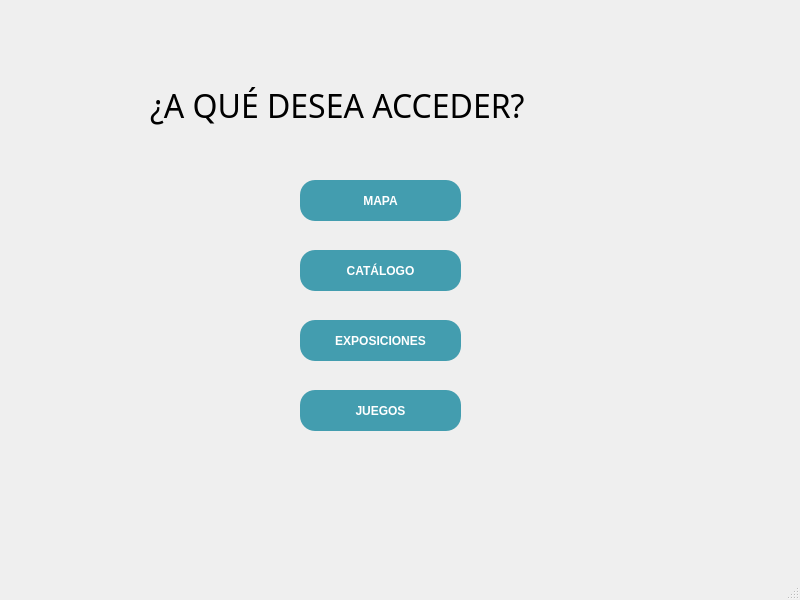
<?xml version="1.0" encoding="UTF-8"?>
<ui version="4.0">
 <class>MainWindow</class>
 <widget class="QMainWindow" name="MainWindow">
  <property name="geometry">
   <rect>
    <x>0</x>
    <y>0</y>
    <width>800</width>
    <height>600</height>
   </rect>
  </property>
  <property name="windowTitle">
   <string>MainWindow</string>
  </property>
  <widget class="QWidget" name="centralwidget">
   <widget class="QPushButton" name="BotonMapa">
    <property name="geometry">
     <rect>
      <x>300</x>
      <y>180</y>
      <width>161</width>
      <height>41</height>
     </rect>
    </property>
    <property name="palette">
     <palette>
      <active>
       <colorrole role="WindowText">
        <brush brushstyle="SolidPattern">
         <color alpha="255">
          <red>255</red>
          <green>255</green>
          <blue>255</blue>
         </color>
        </brush>
       </colorrole>
       <colorrole role="Button">
        <brush brushstyle="SolidPattern">
         <color alpha="255">
          <red>67</red>
          <green>157</green>
          <blue>175</blue>
         </color>
        </brush>
       </colorrole>
       <colorrole role="Text">
        <brush brushstyle="SolidPattern">
         <color alpha="255">
          <red>255</red>
          <green>255</green>
          <blue>255</blue>
         </color>
        </brush>
       </colorrole>
       <colorrole role="ButtonText">
        <brush brushstyle="SolidPattern">
         <color alpha="255">
          <red>255</red>
          <green>255</green>
          <blue>255</blue>
         </color>
        </brush>
       </colorrole>
       <colorrole role="Base">
        <brush brushstyle="SolidPattern">
         <color alpha="255">
          <red>67</red>
          <green>157</green>
          <blue>175</blue>
         </color>
        </brush>
       </colorrole>
       <colorrole role="Window">
        <brush brushstyle="SolidPattern">
         <color alpha="255">
          <red>67</red>
          <green>157</green>
          <blue>175</blue>
         </color>
        </brush>
       </colorrole>
       <colorrole role="PlaceholderText">
        <brush brushstyle="NoBrush">
         <color alpha="128">
          <red>255</red>
          <green>255</green>
          <blue>255</blue>
         </color>
        </brush>
       </colorrole>
      </active>
      <inactive>
       <colorrole role="WindowText">
        <brush brushstyle="SolidPattern">
         <color alpha="255">
          <red>255</red>
          <green>255</green>
          <blue>255</blue>
         </color>
        </brush>
       </colorrole>
       <colorrole role="Button">
        <brush brushstyle="SolidPattern">
         <color alpha="255">
          <red>67</red>
          <green>157</green>
          <blue>175</blue>
         </color>
        </brush>
       </colorrole>
       <colorrole role="Text">
        <brush brushstyle="SolidPattern">
         <color alpha="255">
          <red>255</red>
          <green>255</green>
          <blue>255</blue>
         </color>
        </brush>
       </colorrole>
       <colorrole role="ButtonText">
        <brush brushstyle="SolidPattern">
         <color alpha="255">
          <red>255</red>
          <green>255</green>
          <blue>255</blue>
         </color>
        </brush>
       </colorrole>
       <colorrole role="Base">
        <brush brushstyle="SolidPattern">
         <color alpha="255">
          <red>67</red>
          <green>157</green>
          <blue>175</blue>
         </color>
        </brush>
       </colorrole>
       <colorrole role="Window">
        <brush brushstyle="SolidPattern">
         <color alpha="255">
          <red>67</red>
          <green>157</green>
          <blue>175</blue>
         </color>
        </brush>
       </colorrole>
       <colorrole role="PlaceholderText">
        <brush brushstyle="NoBrush">
         <color alpha="128">
          <red>255</red>
          <green>255</green>
          <blue>255</blue>
         </color>
        </brush>
       </colorrole>
      </inactive>
      <disabled>
       <colorrole role="WindowText">
        <brush brushstyle="SolidPattern">
         <color alpha="255">
          <red>255</red>
          <green>255</green>
          <blue>255</blue>
         </color>
        </brush>
       </colorrole>
       <colorrole role="Button">
        <brush brushstyle="SolidPattern">
         <color alpha="255">
          <red>67</red>
          <green>157</green>
          <blue>175</blue>
         </color>
        </brush>
       </colorrole>
       <colorrole role="Text">
        <brush brushstyle="SolidPattern">
         <color alpha="255">
          <red>255</red>
          <green>255</green>
          <blue>255</blue>
         </color>
        </brush>
       </colorrole>
       <colorrole role="ButtonText">
        <brush brushstyle="SolidPattern">
         <color alpha="255">
          <red>255</red>
          <green>255</green>
          <blue>255</blue>
         </color>
        </brush>
       </colorrole>
       <colorrole role="Base">
        <brush brushstyle="SolidPattern">
         <color alpha="255">
          <red>67</red>
          <green>157</green>
          <blue>175</blue>
         </color>
        </brush>
       </colorrole>
       <colorrole role="Window">
        <brush brushstyle="SolidPattern">
         <color alpha="255">
          <red>67</red>
          <green>157</green>
          <blue>175</blue>
         </color>
        </brush>
       </colorrole>
       <colorrole role="PlaceholderText">
        <brush brushstyle="NoBrush">
         <color alpha="128">
          <red>255</red>
          <green>255</green>
          <blue>255</blue>
         </color>
        </brush>
       </colorrole>
      </disabled>
     </palette>
    </property>
    <property name="cursor">
     <cursorShape>PointingHandCursor</cursorShape>
    </property>
    <property name="styleSheet">
     <string notr="true">background-color: rgb(67, 157, 175);
color: rgb(255, 255, 255);
font-weight: bold;
font-family: 'Verdana';
border-radius: 15px;</string>
    </property>
    <property name="text">
     <string>MAPA</string>
    </property>
   </widget>
   <widget class="QPushButton" name="BotonExposicioes">
    <property name="geometry">
     <rect>
      <x>300</x>
      <y>320</y>
      <width>161</width>
      <height>41</height>
     </rect>
    </property>
    <property name="palette">
     <palette>
      <active>
       <colorrole role="WindowText">
        <brush brushstyle="SolidPattern">
         <color alpha="255">
          <red>255</red>
          <green>255</green>
          <blue>255</blue>
         </color>
        </brush>
       </colorrole>
       <colorrole role="Button">
        <brush brushstyle="SolidPattern">
         <color alpha="255">
          <red>67</red>
          <green>157</green>
          <blue>175</blue>
         </color>
        </brush>
       </colorrole>
       <colorrole role="Text">
        <brush brushstyle="SolidPattern">
         <color alpha="255">
          <red>255</red>
          <green>255</green>
          <blue>255</blue>
         </color>
        </brush>
       </colorrole>
       <colorrole role="ButtonText">
        <brush brushstyle="SolidPattern">
         <color alpha="255">
          <red>255</red>
          <green>255</green>
          <blue>255</blue>
         </color>
        </brush>
       </colorrole>
       <colorrole role="Base">
        <brush brushstyle="SolidPattern">
         <color alpha="255">
          <red>67</red>
          <green>157</green>
          <blue>175</blue>
         </color>
        </brush>
       </colorrole>
       <colorrole role="Window">
        <brush brushstyle="SolidPattern">
         <color alpha="255">
          <red>67</red>
          <green>157</green>
          <blue>175</blue>
         </color>
        </brush>
       </colorrole>
       <colorrole role="PlaceholderText">
        <brush brushstyle="NoBrush">
         <color alpha="128">
          <red>255</red>
          <green>255</green>
          <blue>255</blue>
         </color>
        </brush>
       </colorrole>
      </active>
      <inactive>
       <colorrole role="WindowText">
        <brush brushstyle="SolidPattern">
         <color alpha="255">
          <red>255</red>
          <green>255</green>
          <blue>255</blue>
         </color>
        </brush>
       </colorrole>
       <colorrole role="Button">
        <brush brushstyle="SolidPattern">
         <color alpha="255">
          <red>67</red>
          <green>157</green>
          <blue>175</blue>
         </color>
        </brush>
       </colorrole>
       <colorrole role="Text">
        <brush brushstyle="SolidPattern">
         <color alpha="255">
          <red>255</red>
          <green>255</green>
          <blue>255</blue>
         </color>
        </brush>
       </colorrole>
       <colorrole role="ButtonText">
        <brush brushstyle="SolidPattern">
         <color alpha="255">
          <red>255</red>
          <green>255</green>
          <blue>255</blue>
         </color>
        </brush>
       </colorrole>
       <colorrole role="Base">
        <brush brushstyle="SolidPattern">
         <color alpha="255">
          <red>67</red>
          <green>157</green>
          <blue>175</blue>
         </color>
        </brush>
       </colorrole>
       <colorrole role="Window">
        <brush brushstyle="SolidPattern">
         <color alpha="255">
          <red>67</red>
          <green>157</green>
          <blue>175</blue>
         </color>
        </brush>
       </colorrole>
       <colorrole role="PlaceholderText">
        <brush brushstyle="NoBrush">
         <color alpha="128">
          <red>255</red>
          <green>255</green>
          <blue>255</blue>
         </color>
        </brush>
       </colorrole>
      </inactive>
      <disabled>
       <colorrole role="WindowText">
        <brush brushstyle="SolidPattern">
         <color alpha="255">
          <red>255</red>
          <green>255</green>
          <blue>255</blue>
         </color>
        </brush>
       </colorrole>
       <colorrole role="Button">
        <brush brushstyle="SolidPattern">
         <color alpha="255">
          <red>67</red>
          <green>157</green>
          <blue>175</blue>
         </color>
        </brush>
       </colorrole>
       <colorrole role="Text">
        <brush brushstyle="SolidPattern">
         <color alpha="255">
          <red>255</red>
          <green>255</green>
          <blue>255</blue>
         </color>
        </brush>
       </colorrole>
       <colorrole role="ButtonText">
        <brush brushstyle="SolidPattern">
         <color alpha="255">
          <red>255</red>
          <green>255</green>
          <blue>255</blue>
         </color>
        </brush>
       </colorrole>
       <colorrole role="Base">
        <brush brushstyle="SolidPattern">
         <color alpha="255">
          <red>67</red>
          <green>157</green>
          <blue>175</blue>
         </color>
        </brush>
       </colorrole>
       <colorrole role="Window">
        <brush brushstyle="SolidPattern">
         <color alpha="255">
          <red>67</red>
          <green>157</green>
          <blue>175</blue>
         </color>
        </brush>
       </colorrole>
       <colorrole role="PlaceholderText">
        <brush brushstyle="NoBrush">
         <color alpha="128">
          <red>255</red>
          <green>255</green>
          <blue>255</blue>
         </color>
        </brush>
       </colorrole>
      </disabled>
     </palette>
    </property>
    <property name="cursor">
     <cursorShape>PointingHandCursor</cursorShape>
    </property>
    <property name="styleSheet">
     <string notr="true">background-color: rgb(67, 157, 175);
color: rgb(255, 255, 255);
font-weight: bold;
font-family: 'Verdana';
border-radius: 15px;</string>
    </property>
    <property name="text">
     <string>EXPOSICIONES</string>
    </property>
   </widget>
   <widget class="QLabel" name="Titulo">
    <property name="geometry">
     <rect>
      <x>150</x>
      <y>60</y>
      <width>521</width>
      <height>91</height>
     </rect>
    </property>
    <property name="font">
     <font>
      <family>Bell MT</family>
      <pointsize>24</pointsize>
      <weight>50</weight>
      <bold>false</bold>
     </font>
    </property>
    <property name="text">
     <string>¿A QUÉ DESEA ACCEDER?</string>
    </property>
   </widget>
   <widget class="QPushButton" name="BotonCliP">
    <property name="geometry">
     <rect>
      <x>300</x>
      <y>250</y>
      <width>161</width>
      <height>41</height>
     </rect>
    </property>
    <property name="palette">
     <palette>
      <active>
       <colorrole role="WindowText">
        <brush brushstyle="SolidPattern">
         <color alpha="255">
          <red>255</red>
          <green>255</green>
          <blue>255</blue>
         </color>
        </brush>
       </colorrole>
       <colorrole role="Button">
        <brush brushstyle="SolidPattern">
         <color alpha="255">
          <red>67</red>
          <green>157</green>
          <blue>175</blue>
         </color>
        </brush>
       </colorrole>
       <colorrole role="Text">
        <brush brushstyle="SolidPattern">
         <color alpha="255">
          <red>255</red>
          <green>255</green>
          <blue>255</blue>
         </color>
        </brush>
       </colorrole>
       <colorrole role="ButtonText">
        <brush brushstyle="SolidPattern">
         <color alpha="255">
          <red>255</red>
          <green>255</green>
          <blue>255</blue>
         </color>
        </brush>
       </colorrole>
       <colorrole role="Base">
        <brush brushstyle="SolidPattern">
         <color alpha="255">
          <red>67</red>
          <green>157</green>
          <blue>175</blue>
         </color>
        </brush>
       </colorrole>
       <colorrole role="Window">
        <brush brushstyle="SolidPattern">
         <color alpha="255">
          <red>67</red>
          <green>157</green>
          <blue>175</blue>
         </color>
        </brush>
       </colorrole>
       <colorrole role="PlaceholderText">
        <brush brushstyle="NoBrush">
         <color alpha="128">
          <red>255</red>
          <green>255</green>
          <blue>255</blue>
         </color>
        </brush>
       </colorrole>
      </active>
      <inactive>
       <colorrole role="WindowText">
        <brush brushstyle="SolidPattern">
         <color alpha="255">
          <red>255</red>
          <green>255</green>
          <blue>255</blue>
         </color>
        </brush>
       </colorrole>
       <colorrole role="Button">
        <brush brushstyle="SolidPattern">
         <color alpha="255">
          <red>67</red>
          <green>157</green>
          <blue>175</blue>
         </color>
        </brush>
       </colorrole>
       <colorrole role="Text">
        <brush brushstyle="SolidPattern">
         <color alpha="255">
          <red>255</red>
          <green>255</green>
          <blue>255</blue>
         </color>
        </brush>
       </colorrole>
       <colorrole role="ButtonText">
        <brush brushstyle="SolidPattern">
         <color alpha="255">
          <red>255</red>
          <green>255</green>
          <blue>255</blue>
         </color>
        </brush>
       </colorrole>
       <colorrole role="Base">
        <brush brushstyle="SolidPattern">
         <color alpha="255">
          <red>67</red>
          <green>157</green>
          <blue>175</blue>
         </color>
        </brush>
       </colorrole>
       <colorrole role="Window">
        <brush brushstyle="SolidPattern">
         <color alpha="255">
          <red>67</red>
          <green>157</green>
          <blue>175</blue>
         </color>
        </brush>
       </colorrole>
       <colorrole role="PlaceholderText">
        <brush brushstyle="NoBrush">
         <color alpha="128">
          <red>255</red>
          <green>255</green>
          <blue>255</blue>
         </color>
        </brush>
       </colorrole>
      </inactive>
      <disabled>
       <colorrole role="WindowText">
        <brush brushstyle="SolidPattern">
         <color alpha="255">
          <red>255</red>
          <green>255</green>
          <blue>255</blue>
         </color>
        </brush>
       </colorrole>
       <colorrole role="Button">
        <brush brushstyle="SolidPattern">
         <color alpha="255">
          <red>67</red>
          <green>157</green>
          <blue>175</blue>
         </color>
        </brush>
       </colorrole>
       <colorrole role="Text">
        <brush brushstyle="SolidPattern">
         <color alpha="255">
          <red>255</red>
          <green>255</green>
          <blue>255</blue>
         </color>
        </brush>
       </colorrole>
       <colorrole role="ButtonText">
        <brush brushstyle="SolidPattern">
         <color alpha="255">
          <red>255</red>
          <green>255</green>
          <blue>255</blue>
         </color>
        </brush>
       </colorrole>
       <colorrole role="Base">
        <brush brushstyle="SolidPattern">
         <color alpha="255">
          <red>67</red>
          <green>157</green>
          <blue>175</blue>
         </color>
        </brush>
       </colorrole>
       <colorrole role="Window">
        <brush brushstyle="SolidPattern">
         <color alpha="255">
          <red>67</red>
          <green>157</green>
          <blue>175</blue>
         </color>
        </brush>
       </colorrole>
       <colorrole role="PlaceholderText">
        <brush brushstyle="NoBrush">
         <color alpha="128">
          <red>255</red>
          <green>255</green>
          <blue>255</blue>
         </color>
        </brush>
       </colorrole>
      </disabled>
     </palette>
    </property>
    <property name="cursor">
     <cursorShape>PointingHandCursor</cursorShape>
    </property>
    <property name="styleSheet">
     <string notr="true">background-color: rgb(67, 157, 175);
color: rgb(255, 255, 255);
font-weight: bold;
font-family: 'Verdana';
border-radius: 15px;</string>
    </property>
    <property name="text">
     <string>CATÁLOGO</string>
    </property>
   </widget>
   <widget class="QPushButton" name="BotonJuegos">
    <property name="geometry">
     <rect>
      <x>300</x>
      <y>390</y>
      <width>161</width>
      <height>41</height>
     </rect>
    </property>
    <property name="palette">
     <palette>
      <active>
       <colorrole role="WindowText">
        <brush brushstyle="SolidPattern">
         <color alpha="255">
          <red>255</red>
          <green>255</green>
          <blue>255</blue>
         </color>
        </brush>
       </colorrole>
       <colorrole role="Button">
        <brush brushstyle="SolidPattern">
         <color alpha="255">
          <red>67</red>
          <green>157</green>
          <blue>175</blue>
         </color>
        </brush>
       </colorrole>
       <colorrole role="Text">
        <brush brushstyle="SolidPattern">
         <color alpha="255">
          <red>255</red>
          <green>255</green>
          <blue>255</blue>
         </color>
        </brush>
       </colorrole>
       <colorrole role="ButtonText">
        <brush brushstyle="SolidPattern">
         <color alpha="255">
          <red>255</red>
          <green>255</green>
          <blue>255</blue>
         </color>
        </brush>
       </colorrole>
       <colorrole role="Base">
        <brush brushstyle="SolidPattern">
         <color alpha="255">
          <red>67</red>
          <green>157</green>
          <blue>175</blue>
         </color>
        </brush>
       </colorrole>
       <colorrole role="Window">
        <brush brushstyle="SolidPattern">
         <color alpha="255">
          <red>67</red>
          <green>157</green>
          <blue>175</blue>
         </color>
        </brush>
       </colorrole>
       <colorrole role="PlaceholderText">
        <brush brushstyle="NoBrush">
         <color alpha="128">
          <red>255</red>
          <green>255</green>
          <blue>255</blue>
         </color>
        </brush>
       </colorrole>
      </active>
      <inactive>
       <colorrole role="WindowText">
        <brush brushstyle="SolidPattern">
         <color alpha="255">
          <red>255</red>
          <green>255</green>
          <blue>255</blue>
         </color>
        </brush>
       </colorrole>
       <colorrole role="Button">
        <brush brushstyle="SolidPattern">
         <color alpha="255">
          <red>67</red>
          <green>157</green>
          <blue>175</blue>
         </color>
        </brush>
       </colorrole>
       <colorrole role="Text">
        <brush brushstyle="SolidPattern">
         <color alpha="255">
          <red>255</red>
          <green>255</green>
          <blue>255</blue>
         </color>
        </brush>
       </colorrole>
       <colorrole role="ButtonText">
        <brush brushstyle="SolidPattern">
         <color alpha="255">
          <red>255</red>
          <green>255</green>
          <blue>255</blue>
         </color>
        </brush>
       </colorrole>
       <colorrole role="Base">
        <brush brushstyle="SolidPattern">
         <color alpha="255">
          <red>67</red>
          <green>157</green>
          <blue>175</blue>
         </color>
        </brush>
       </colorrole>
       <colorrole role="Window">
        <brush brushstyle="SolidPattern">
         <color alpha="255">
          <red>67</red>
          <green>157</green>
          <blue>175</blue>
         </color>
        </brush>
       </colorrole>
       <colorrole role="PlaceholderText">
        <brush brushstyle="NoBrush">
         <color alpha="128">
          <red>255</red>
          <green>255</green>
          <blue>255</blue>
         </color>
        </brush>
       </colorrole>
      </inactive>
      <disabled>
       <colorrole role="WindowText">
        <brush brushstyle="SolidPattern">
         <color alpha="255">
          <red>255</red>
          <green>255</green>
          <blue>255</blue>
         </color>
        </brush>
       </colorrole>
       <colorrole role="Button">
        <brush brushstyle="SolidPattern">
         <color alpha="255">
          <red>67</red>
          <green>157</green>
          <blue>175</blue>
         </color>
        </brush>
       </colorrole>
       <colorrole role="Text">
        <brush brushstyle="SolidPattern">
         <color alpha="255">
          <red>255</red>
          <green>255</green>
          <blue>255</blue>
         </color>
        </brush>
       </colorrole>
       <colorrole role="ButtonText">
        <brush brushstyle="SolidPattern">
         <color alpha="255">
          <red>255</red>
          <green>255</green>
          <blue>255</blue>
         </color>
        </brush>
       </colorrole>
       <colorrole role="Base">
        <brush brushstyle="SolidPattern">
         <color alpha="255">
          <red>67</red>
          <green>157</green>
          <blue>175</blue>
         </color>
        </brush>
       </colorrole>
       <colorrole role="Window">
        <brush brushstyle="SolidPattern">
         <color alpha="255">
          <red>67</red>
          <green>157</green>
          <blue>175</blue>
         </color>
        </brush>
       </colorrole>
       <colorrole role="PlaceholderText">
        <brush brushstyle="NoBrush">
         <color alpha="128">
          <red>255</red>
          <green>255</green>
          <blue>255</blue>
         </color>
        </brush>
       </colorrole>
      </disabled>
     </palette>
    </property>
    <property name="cursor">
     <cursorShape>PointingHandCursor</cursorShape>
    </property>
    <property name="styleSheet">
     <string notr="true">background-color: rgb(67, 157, 175);
color: rgb(255, 255, 255);
font-weight: bold;
font-family: 'Verdana';
border-radius: 15px;</string>
    </property>
    <property name="text">
     <string>JUEGOS</string>
    </property>
   </widget>
  </widget>
  <widget class="QStatusBar" name="statusbar"/>
 </widget>
 <resources/>
 <connections/>
</ui>
